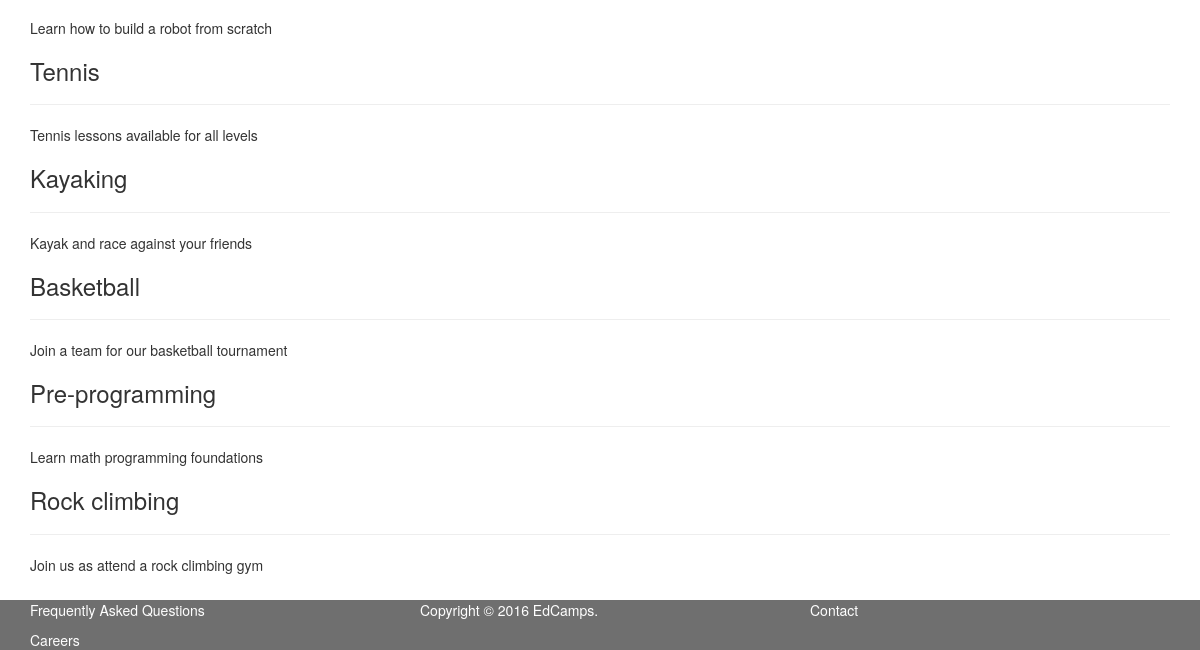
Page /activities.php (lower part) on the earlier database version.
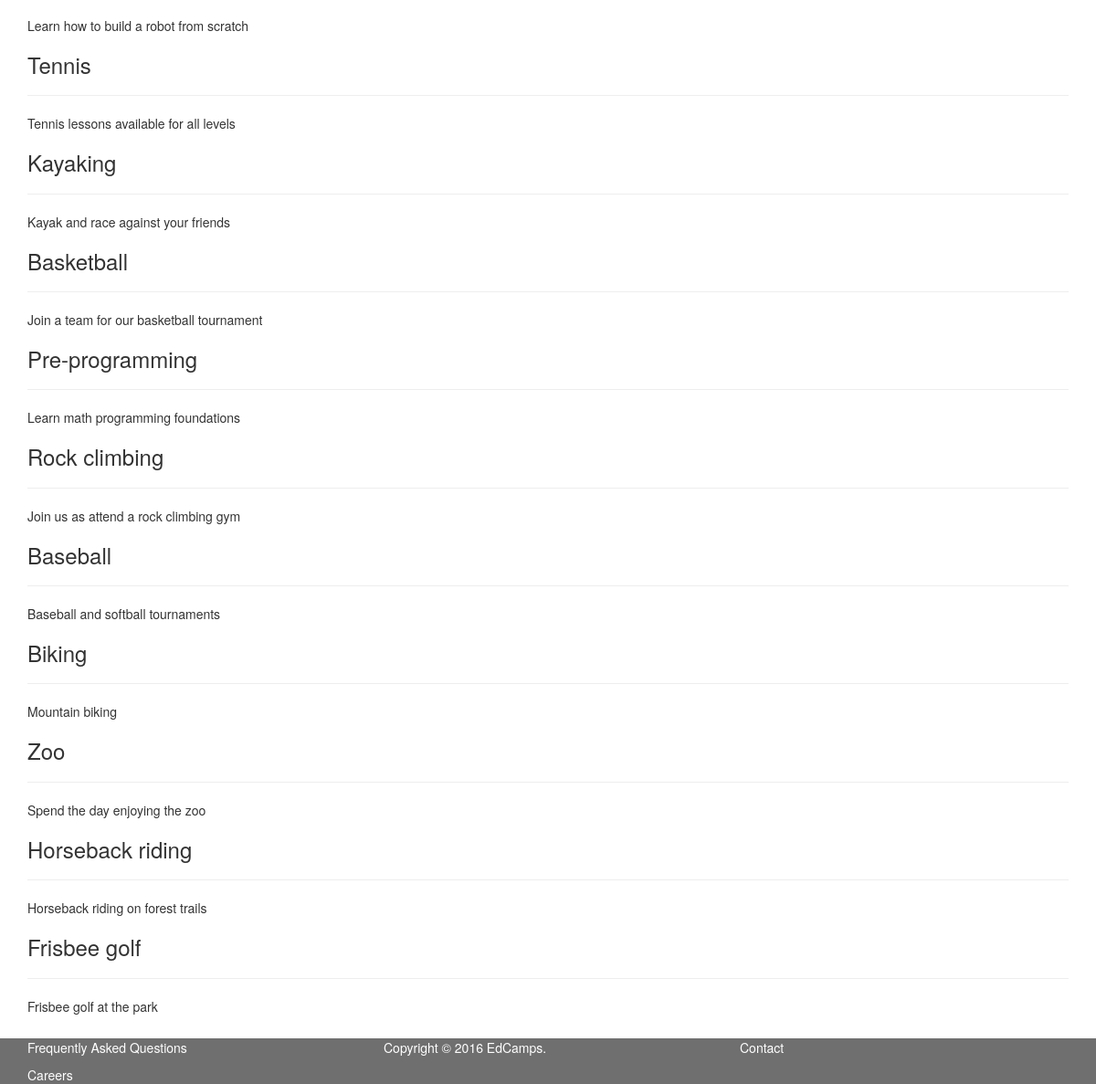
Same page on the later database version.
### tables this page shows
CREATE TABLE activities(
  id INT NOT NULL PRIMARY KEY AUTO_INCREMENT,
  name TINYTEXT NOT NULL,
  description TEXT NOT NULL,
  image_url TEXT
);

### public/activities.php (the view, shortened to what this page needs)
<?php
require_once(TEMPLATES_PATH . "/header.php");
?>
<div class="container container-fluid">
  <?php
  $conn = get_db_conn();
  $sql = "SELECT * FROM activities";
  $result = $conn->query($sql);
  while ($row = mysqli_fetch_assoc($result)) {
    $name = $row['name'];
    $description = $row['description'];
    echo '<div class="activity">';
    echo "<h3>$name</h3>";
    echo "<hr>";
    echo "<p>$description</p>";
    echo '</div>';
  }
  ?>
</div>
<?php require_once(TEMPLATES_PATH . "/footer.php"); ?>

### resources/templates/header.php (shortened to what this page needs)
<!DOCTYPE html>
<html>
<head>
  <?php
  require_once(TEMPLATES_PATH . "/head.php");
  ?>
</head>
<body>

### resources/templates/head.php (shortened to what this page needs)
<?php
echo '<link href="/resources/lib/css/bootstrap.min.css" rel="stylesheet" type="text/css" />';
echo '<link href="/resources/lib/css/jquery-ui.min.css" rel="stylesheet" type="text/css" />';
echo '<link href="/public/styles/style.css" rel="stylesheet" type="text/css" />';
?>

### resources/templates/footer.php
<footer class="footer navbar-fixed-bottom">
  <div class="container">
    <div class="row">
      <div class="col-lg-4 col-md-4 col-sm-4">
        <p><a href="faq.php">Frequently Asked Questions</a></p>
        <p><a href="#">Careers</a></p>
      </div>
      <div class="col-lg-4 col-md-4 col-sm-4">
        <p>Copyright &copy; <?php echo date("Y"); ?> EdCamps.
      </div>
      <div class="col-lg-4 col-md-4 col-sm-4">
        <p><a href="mailto:info@edcamps.com">Contact</a></p>
      </div>
    </div>
  </div>
</footer>
</body>
</html>

### public/styles/style.css (style rules this page uses)
body { margin-top: 50px; padding-top: 50px; margin-bottom: 50px; padding-bottom: 15px; }
footer.footer { height: 50px; background: #333; opacity: 0.7; color: white; }
footer.footer a { color: white; }

Differences in the rows shown:
added activities: name "Baseball", description "Baseball and softball tournaments"
added activities: name "Biking", description "Mountain biking"
added activities: name "Zoo", description "Spend the day enjoying the zoo"
added activities: name "Horseback riding", description "Horseback riding on forest trails"
added activities: name "Frisbee golf", description "Frisbee golf at the park"
